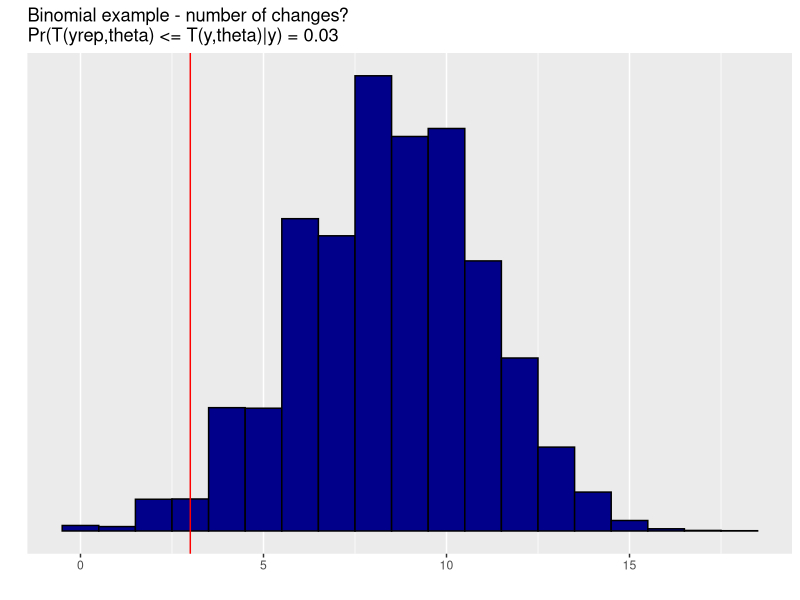

Source code (R):
# Bayesian data analysis
# Aki Vehtari <Aki.Vehtari@aalto.fi>
# Markus Paasiniemi <Markus.Paasiniemi@aalto.fi>

library(ggplot2)
library(tidyr)

# Binomial example - Testing sequential dependence example
# Testing sequential dependence example (Gelman et al p. 163)
y <- c(1, 1, 0, 0, 0, 0, 0, 1, 1, 1, 1, 1, 0, 0, 0, 0, 0, 0, 0, 0)
Ty <- sum(diff(y) != 0) + 0.0

# sufficient statistics
n <- length(y)
s <- sum(y)

rb <- function(s, n) {
  p <- rbeta(1, s+1, n-s+1)
  yr <- rbinom(n, 1, p)
  sum(diff(yr) != 0) + 0.0
}

Tyr <- data.frame(x = replicate(10000, rb(s, n)))
mean(Tyr<=Ty)

title1 <- 'Binomial example - number of changes?
Pr(T(yrep,theta) <= T(y,theta)|y) = 0.03'
ggplot(data = Tyr) +
  geom_histogram(aes(x = x), fill = 'darkblue',
                 color = 'black', binwidth = 1) +
  geom_vline(aes(xintercept = x), data = data.frame(x = Ty),
             color = 'red') +
  labs(x = '', y = '', title = title1) +
  scale_y_continuous(breaks=NULL)
# vertical line corresponds to the original data,
# histogram to the generated data

